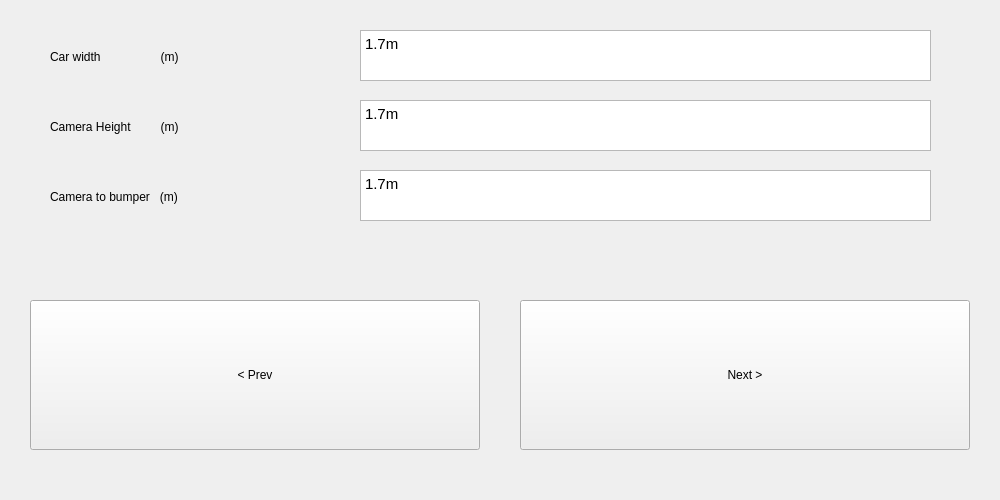
<?xml version="1.0" encoding="UTF-8"?>
<ui version="4.0">
 <class>ParameterInput</class>
 <widget class="QWidget" name="ParameterInput">
  <property name="geometry">
   <rect>
    <x>0</x>
    <y>0</y>
    <width>1000</width>
    <height>500</height>
   </rect>
  </property>
  <property name="windowTitle">
   <string>Form</string>
  </property>
  <widget class="QTextEdit" name="CarWidth">
   <property name="geometry">
    <rect>
     <x>360</x>
     <y>30</y>
     <width>571</width>
     <height>51</height>
    </rect>
   </property>
   <property name="html">
    <string>&lt;!DOCTYPE HTML PUBLIC &quot;-//W3C//DTD HTML 4.0//EN&quot; &quot;http://www.w3.org/TR/REC-html40/strict.dtd&quot;&gt;
&lt;html&gt;&lt;head&gt;&lt;meta name=&quot;qrichtext&quot; content=&quot;1&quot; /&gt;&lt;style type=&quot;text/css&quot;&gt;
p, li { white-space: pre-wrap; }
&lt;/style&gt;&lt;/head&gt;&lt;body style=&quot; font-family:'Sans Serif'; font-size:9pt; font-weight:400; font-style:normal;&quot;&gt;
&lt;p style=&quot; margin-top:0px; margin-bottom:0px; margin-left:0px; margin-right:0px; -qt-block-indent:0; text-indent:0px;&quot;&gt;&lt;span style=&quot; font-family:'Ubuntu'; font-size:11pt;&quot;&gt;1.7m&lt;/span&gt;&lt;/p&gt;
&lt;p style=&quot;-qt-paragraph-type:empty; margin-top:0px; margin-bottom:0px; margin-left:0px; margin-right:0px; -qt-block-indent:0; text-indent:0px; font-family:'Ubuntu'; font-size:11pt;&quot;&gt;&lt;br /&gt;&lt;/p&gt;&lt;/body&gt;&lt;/html&gt;</string>
   </property>
  </widget>
  <widget class="QLabel" name="label">
   <property name="geometry">
    <rect>
     <x>50</x>
     <y>40</y>
     <width>301</width>
     <height>34</height>
    </rect>
   </property>
   <property name="text">
    <string>Car width                  (m)</string>
   </property>
  </widget>
  <widget class="QLabel" name="label_2">
   <property name="geometry">
    <rect>
     <x>50</x>
     <y>110</y>
     <width>301</width>
     <height>34</height>
    </rect>
   </property>
   <property name="text">
    <string>Camera Height         (m)</string>
   </property>
  </widget>
  <widget class="QLabel" name="label_3">
   <property name="geometry">
    <rect>
     <x>50</x>
     <y>180</y>
     <width>301</width>
     <height>34</height>
    </rect>
   </property>
   <property name="text">
    <string>Camera to bumper   (m)</string>
   </property>
  </widget>
  <widget class="QPushButton" name="pushbtn_prev_mesure">
   <property name="geometry">
    <rect>
     <x>30</x>
     <y>300</y>
     <width>450</width>
     <height>150</height>
    </rect>
   </property>
   <property name="text">
    <string>&lt; Prev</string>
   </property>
  </widget>
  <widget class="QPushButton" name="pushbtn_next_mesure">
   <property name="geometry">
    <rect>
     <x>520</x>
     <y>300</y>
     <width>450</width>
     <height>150</height>
    </rect>
   </property>
   <property name="text">
    <string>Next &gt;</string>
   </property>
  </widget>
  <widget class="QTextEdit" name="CameraHeight">
   <property name="geometry">
    <rect>
     <x>360</x>
     <y>100</y>
     <width>571</width>
     <height>51</height>
    </rect>
   </property>
   <property name="html">
    <string>&lt;!DOCTYPE HTML PUBLIC &quot;-//W3C//DTD HTML 4.0//EN&quot; &quot;http://www.w3.org/TR/REC-html40/strict.dtd&quot;&gt;
&lt;html&gt;&lt;head&gt;&lt;meta name=&quot;qrichtext&quot; content=&quot;1&quot; /&gt;&lt;style type=&quot;text/css&quot;&gt;
p, li { white-space: pre-wrap; }
&lt;/style&gt;&lt;/head&gt;&lt;body style=&quot; font-family:'Sans Serif'; font-size:9pt; font-weight:400; font-style:normal;&quot;&gt;
&lt;p style=&quot; margin-top:0px; margin-bottom:0px; margin-left:0px; margin-right:0px; -qt-block-indent:0; text-indent:0px;&quot;&gt;&lt;span style=&quot; font-family:'Ubuntu'; font-size:11pt;&quot;&gt;1.7m&lt;/span&gt;&lt;/p&gt;
&lt;p style=&quot;-qt-paragraph-type:empty; margin-top:0px; margin-bottom:0px; margin-left:0px; margin-right:0px; -qt-block-indent:0; text-indent:0px; font-family:'Ubuntu'; font-size:11pt;&quot;&gt;&lt;br /&gt;&lt;/p&gt;&lt;/body&gt;&lt;/html&gt;</string>
   </property>
  </widget>
  <widget class="QTextEdit" name="CameraToBumper">
   <property name="geometry">
    <rect>
     <x>360</x>
     <y>170</y>
     <width>571</width>
     <height>51</height>
    </rect>
   </property>
   <property name="html">
    <string>&lt;!DOCTYPE HTML PUBLIC &quot;-//W3C//DTD HTML 4.0//EN&quot; &quot;http://www.w3.org/TR/REC-html40/strict.dtd&quot;&gt;
&lt;html&gt;&lt;head&gt;&lt;meta name=&quot;qrichtext&quot; content=&quot;1&quot; /&gt;&lt;style type=&quot;text/css&quot;&gt;
p, li { white-space: pre-wrap; }
&lt;/style&gt;&lt;/head&gt;&lt;body style=&quot; font-family:'Sans Serif'; font-size:9pt; font-weight:400; font-style:normal;&quot;&gt;
&lt;p style=&quot; margin-top:0px; margin-bottom:0px; margin-left:0px; margin-right:0px; -qt-block-indent:0; text-indent:0px;&quot;&gt;&lt;span style=&quot; font-family:'Ubuntu'; font-size:11pt;&quot;&gt;1.7m&lt;/span&gt;&lt;/p&gt;
&lt;p style=&quot;-qt-paragraph-type:empty; margin-top:0px; margin-bottom:0px; margin-left:0px; margin-right:0px; -qt-block-indent:0; text-indent:0px; font-family:'Ubuntu'; font-size:11pt;&quot;&gt;&lt;br /&gt;&lt;/p&gt;&lt;/body&gt;&lt;/html&gt;</string>
   </property>
  </widget>
 </widget>
 <resources/>
 <connections/>
</ui>
